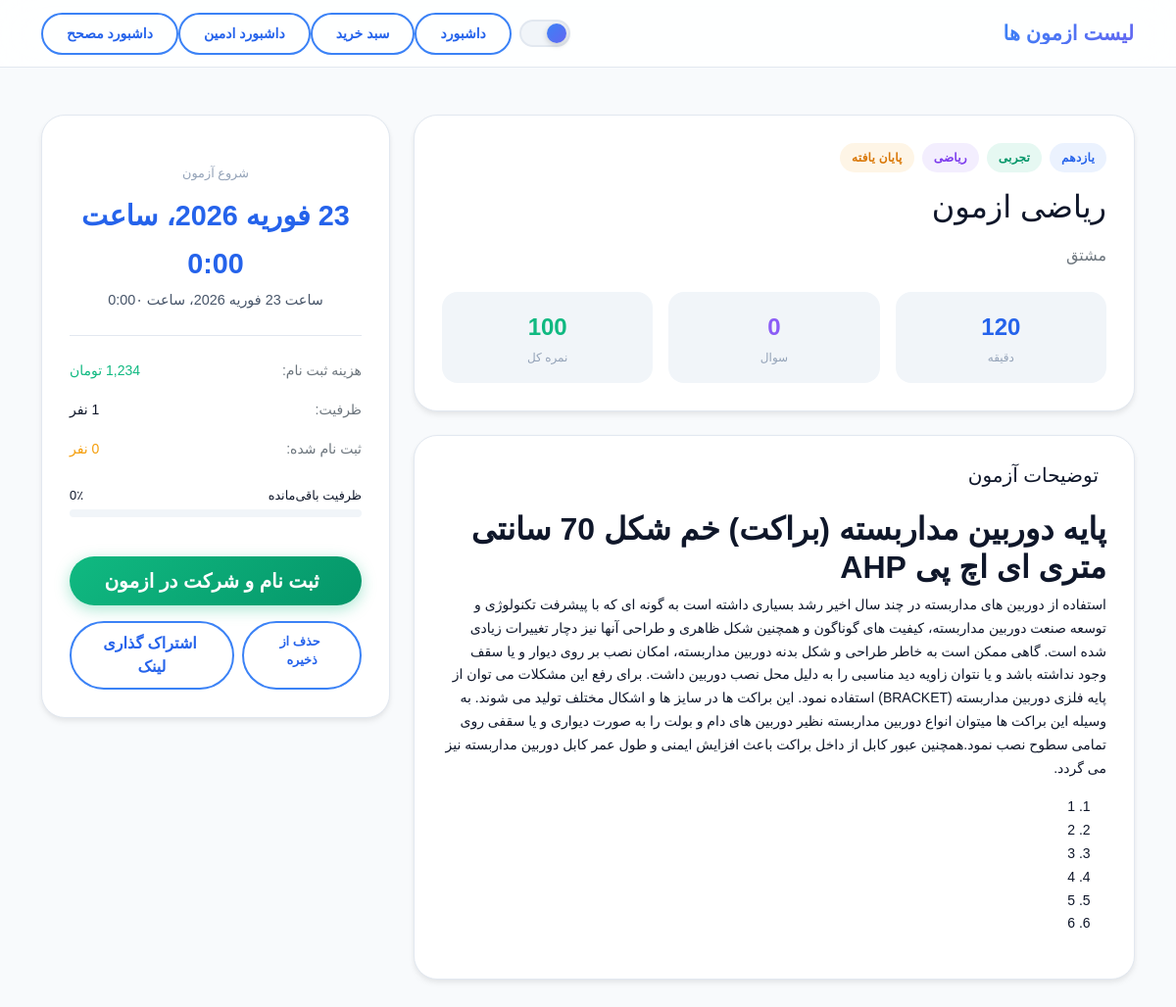
Screenshot of /quiz/1 (signed in) with the database file from the repository.
### quiz/models.py (models this page shows, shortened)
class Quiz(models.Model):
    class QuizStatus(models.TextChoices):
        ALL_STATUS = 'همه وضعیت ها ', 'همه وضعیت ها '
        WAITING_START = 'در انتظار شروع', 'در انتظار شروع'
        STARTED = 'شروع شده', 'شروع شده'
        WAITING_END = 'در انتظار پایان', 'در انتظار پایان'
        FINISHED = 'پایان یافته', 'پایان یافته'
        WAITING_CORRECTION = 'در انتظار تصحیح', 'در انتظار تصحیح'
        CORRECTED = 'تصحیح شده', 'تصحیح شده'
        RESULTS_PUBLISHED = 'اعلام نتایج', 'اعلام نتایج'
        DEACTIVATED = 'غیرفعال', 'غیرفعال'
        CANCELED = 'کنسل شده', 'کنسل شده'
    name = models.CharField(verbose_name='عنوان', max_length=255 )
    section = models.CharField(verbose_name='مبحث', max_length=255 )
    province =  models.CharField(max_length=255, verbose_name=' نام استان محل برگذاری')
    city =  models.CharField(max_length=255, verbose_name='نام شهر محل برگذاری')
    type_of_quiz =  models.CharField(max_length=255, verbose_name='محل و نحوه برگذاری')
    price = models.PositiveBigIntegerField(default=0, verbose_name='هزینه')
    corrected_price = models.PositiveBigIntegerField(default=0, verbose_name='هزینه تصحیح به ازای هر پاسخ نامه')
    time_minutes = models.PositiveIntegerField(default=0, verbose_name='(دقیقه) تایمر')
    create_at = models.DateTimeField(auto_now_add=True, verbose_name='زمان ساخت')
    start_at = models.DateTimeField(verbose_name='زمان برگذاری')
    stop_at = models.DateTimeField(verbose_name='زمان پایان')
    last_enter = models.DateTimeField(verbose_name='اخرین زمان ورود')
    corrected_at = models.DateTimeField(verbose_name='زمان تصحیح', null=True, blank=True)
    max_score = models.PositiveSmallIntegerField(verbose_name='حداکثر نمره', default=100)
    score = models.PositiveSmallIntegerField(verbose_name='ضریب', default=1)
    capacity = models.PositiveSmallIntegerField(verbose_name='ظرفیت', default=1)
    filled_capacity = models.PositiveSmallIntegerField(verbose_name=' ظرفیت پر شده', default=0)
    is_online = models.BooleanField(default=True, verbose_name='انلاین')
    allow_return_to_questions = models.BooleanField(default=True, verbose_name='برگشتن به عقب')
    allow_to_edit_anwerd_by_sanatorium = models.BooleanField(default=True, verbose_name='اجازه به ویرایش پاسخ بعد از تصحصح توسط مصحح')
    change_the_order = models.BooleanField(default=True, verbose_name=' عوض کردن ترتیب سوالات')
    allow_to_edit_the_answered_questions = models.BooleanField(default=True, verbose_name='امکان ویرایش سوالات پاسخ داده شده')
    have_negetive_score = models.BooleanField(default=True, verbose_name='دارای نمره منفی')
    start_set_report = models.BooleanField(default=False, verbose_name='شروع به تصحیح')
    is_active = models.BooleanField(default=True, verbose_name='فعال')
    status = models.CharField(verbose_name='وضعیت', choices=QuizStatus, default=QuizStatus.WAITING_START, max_length=55, null=True, blank=True)
    student = models.ManyToManyField(User, null=True, blank=True, related_name='quiz_student', verbose_name='دانش اموز', db_index=True)
    sanatorium = models.ManyToManyField(User, related_name='quiz_sanatorium', verbose_name='مصحح', db_index=True)
    grade =  models.ForeignKey(GradeCategories, related_name='quiz', on_delete=models.PROTECT, verbose_name='پایه', db_index=True)
    major =  models.ForeignKey(MajorCategories, related_name='quiz', on_delete=models.PROTECT, verbose_name='رشته تحصیلی', db_index=True)
    lession =  models.ForeignKey(LessionCategories, related_name='quiz', on_delete=models.PROTECT, verbose_name='درس', db_index=True)
    description = CKEditor5Field()
    class Meta:
        ordering = ['-pk']
        verbose_name = 'ازمون'
        verbose_name_plural = 'ازمون ها'

class LessionCategories(models.Model):
    order = models.PositiveIntegerField(default=1, verbose_name='ترتیب')
    name = models.CharField( max_length=255, verbose_name='نام درس ')
    is_active = models.BooleanField(default=True, verbose_name='فعال')
    class Meta:
        ordering = ['-order']
        verbose_name = 'درس '
        verbose_name_plural = 'دروس'

### user/models.py (models this page shows, shortened)
class GradeCategories(models.Model):
    order = models.PositiveIntegerField(default=1, verbose_name='ترتیب')
    name = models.CharField( max_length=255, verbose_name='نام پایه')
    is_active = models.BooleanField(default=True, verbose_name='فعال')
    class Meta:
        ordering = ['-order']
        verbose_name = 'پایه'
        verbose_name_plural = 'پایه ها'

class MajorCategories(models.Model):
    order = models.PositiveIntegerField(default=1, verbose_name='ترتیب')
    name = models.CharField( max_length=255, verbose_name='نام رشته')
    is_active = models.BooleanField(default=True, verbose_name='فعال')
    class Meta:
        ordering = ['-order']
        verbose_name = 'رشته '
        verbose_name_plural = 'رشته ها'

### quiz/views.py (the view, shortened to what this page needs)
# urls.py: path('', views.QuizListDetailView.as_view(), name='list'),
class QuizListDetailView(ListView):
    template_name_list = 'main/exam/list.html'
    template_name_detail = 'main/exam/detail.html'
    context_object_name_list = 'items'
    context_object_name_Detail = 'item'
    paginate_by = 50
    def get_queryset(self):
        queryset = Quiz.objects.filter(is_active=True).prefetch_related('grade', 'major', 'lession')
        queryset = queryset.annotate(views_count=Count('views'), question_count=Count('questions'))
        pk = self.kwargs.get('pk')
        grade_category_id = self.kwargs.get('grade_category_id')
        lession_category_id = self.kwargs.get('lession_category_id')
        major_category_id = self.kwargs.get('major_category_id')
        if pk:
            queryset = queryset.filter(id=pk)
            try:
                ip, is_rout = get_client_ip(self.request)
                view = QuizView.objects.get_or_create(ip=ip, quiz_id=pk)
                if not view[1]:
                    view[0].count += 1
                    view[0].save()
                if view[0].count == 0:
                    view[0].count = 1
                    view[0].save()
            except Exception as e:
               print(self.__class__.__name__, e)
            if not queryset.exists() and queryset.count() != 1:
                raise Http404('obj not found')
            return  queryset.first()
        if grade_category_id:queryset=queryset.filter(grade__id=grade_category_id)
        if lession_category_id:queryset=queryset.filter(major__id=lession_category_id)
        if major_category_id:queryset=queryset.filter(lession__id=major_category_id)
        return  queryset.all()
    def get_template_names(self):
        pk = self.kwargs.get('pk')
        if pk :
            return self.template_name_detail
        return self.template_name_list
    def get_context_object_name(self, object_list):
        pk = self.kwargs.get('pk')
        if pk :
            return self.context_object_name_Detail
        return self.context_object_name_list
    def get_paginate_by(self, queryset):
        pk = self.kwargs.get('pk')
        if pk :
            return None
    def get_context_data(self, **kwargs):
        data = super().get_context_data(**kwargs)
        pk = self.kwargs.get('pk')
        if not pk :
            data['form'] = QuizSearchForm(self.request.GET or None)
        else :
            if self.request.user.is_authenticated:
                order = OrderDetail.objects.filter(
                    order__user=self.request.user,
                    quiz__pk=pk,
                ).filter(
                    Q(order__status=Order.OrderStatus.active) | Q(order__status=Order.OrderStatus.paid)
                )
                data['quiz_in_order'] = order.exists()
                data['order'] = order.first()
                data['order_status'] = Order.OrderStatus
            else:
                data['quiz_in_order'] = False
            data['now'] = now()
        return data

### order/templatetags/tdc.py (called while the page is built)
@register.filter
def tdc(value: int):
    if value is not None and value and value != "":
        return "{:,}".format(int(value))
    else:
        return 0

@register.filter
def percent(current: int, max_num:int):
    try:
        return int((current / max_num)*100)
    except Exception as E :
        return 100

### template/main/exam/detail.html (shortened to what this page needs)
{% extends "main/base/base.html" %}
{% load jalali_tags %}
{% load tdc %}
{% block content %}
<div class="page-section  active" id="page-exam-detail">
  <nav class="main-navbar">
    <div class="container">
      <div class="d-flex align-items-center justify-content-between w-100">
        <div class="d-flex align-items-center gap-3">
          <a class="btn p-0" style="color:var(--text-secondary);" href="{% url 'quiz:list' %}">
          <span class="navbar-brand-text">لیست ازمون ها</span></a>
        </div>
        <div class="d-flex align-items-center justify-content-between " >
          <div class="theme-toggle m-2" onclick="toggleTheme()">
          </div>
          {% if user.is_authenticated %}
            <a class="btn-outline-custom btn btn-sm" href="{% url 'dashboard:main' %}"  >داشبورد</a>
            <a class="btn-outline-custom btn btn-sm" href="{% url 'dashboard:order-list' %}"  >سبد خرید</a>
            {% if user.is_superuser  %}
              {% if user.type_of_user == 'S' or user.type_of_user == 'A' %}
                <a class="btn-outline-custom btn btn-sm" href="{% url 'admin-panel:main' %}" > داشبورد ادمین</a>
              {% endif %}
            {% endif %}
            {% if user.is_staff and user.type_of_user == 'S' %}
              <a class="btn-outline-custom btn btn-sm" href="{% url 'sanatorium:main' %}" > داشبورد مصحح</a>
            {% endif %}
          {% else %}
            <a class="btn-outline-custom btn btn-sm" href="{% url 'user:login' %}" >ورود</a>
            <a class="btn-primary-gradient btn btn-sm" href="{% url 'user:register' %}" >ثبت نام</a>
          {% endif %}
      </div>
      </div>
    </div>
  </nav>
  <div class="container py-5">
    <div class="row g-4">
      <div class="col-lg-8">
        <div class="card-custom mb-4">
          <div class="d-flex gap-2 mb-3">
                <span class="badge-custom badge-info">{{ item.grade.name }}</span>
                <span class="badge-custom badge-success">{{ item.major.name }}</span>
                <span class="badge-custom badge-purple">{{ item.lession.name }}</span>
                <span class="badge-custom badge-warning">{{ item.status }}</span>
          </div>
          <h2 class="fw-800 mb-3">{{ item.name }}</h2>
          <p class="text-secondary mb-4">{{ item.section }}</p>
          <div class="row g-3">
            <div class="col-4">
              <div style="background:var(--bg-secondary);border-radius:var(--radius-lg);padding:16px;text-align:center;">
                <div style="font-size:1.5rem;font-weight:800;color:var(--primary-600);">{{item.time_minutes}}</div>
                <div style="font-size:0.75rem;color:var(--text-muted);">دقیقه</div>
              </div>
            </div>
            <div class="col-4">
              <div style="background:var(--bg-secondary);border-radius:var(--radius-lg);padding:16px;text-align:center;">
                <div style="font-size:1.5rem;font-weight:800;color:var(--secondary-500);">{{item.question_count}}</div>
                <div style="font-size:0.75rem;color:var(--text-muted);">سوال</div>
              </div>
            </div>
            <div class="col-4">
              <div style="background:var(--bg-secondary);border-radius:var(--radius-lg);padding:16px;text-align:center;">
                <div style="font-size:1.5rem;font-weight:800;color:var(--accent-500);">{{ item.max_score }}</div>
                <div style="font-size:0.75rem;color:var(--text-muted);">نمره کل</div>
              </div>
            </div>
          </div>
        </div>
        <div class="card-custom mb-4">
          <h5 class="fw-700 mb-4">توضیحات آزمون</h5>
          <div class="row g-3">
            <div class="col-12">
              <div class="  align-items-center gap-2" style="font-size:0.875rem;">
              {{ item.description|safe }}
              </div>
            </div>
          </div>
        </div>
      </div>
      <div class="col-lg-4">
        <div class="card-custom sticky-top-sm">
          <div style="text-align:center;padding:20px 0 24px;border-bottom:1px solid var(--border-color);margin-bottom:24px;">
            <div style="font-size:0.8rem;color:var(--text-muted);margin-bottom:8px;">شروع آزمون</div>
            <div style="font-size:1.8rem;font-weight:900;color:var(--primary-600);">{{ item.start_at|to_jalali:'%Y/%m/%d ' }}</div>
            <div style="font-size:0.9rem;color:var(--text-secondary);">ساعت {{ item.start_at|to_jalali:'%H:%M' }}۰</div>
          </div>
          <div class="d-flex justify-content-between mb-3" style="font-size:0.875rem;">
            <span class="text-secondary">هزینه ثبت نام:</span>
            <span class="fw-700" style="color:var(--accent-500);">
                {% if item.price > 0 %}
                  {{item.price|tdc}}  تومان
                {% else %}
                   رایگان
                {% endif %}
            </span>
          </div>
          <div class="d-flex justify-content-between mb-3" style="font-size:0.875rem;">
            <span class="text-secondary">ظرفیت:</span>
            <span class="fw-700">{{item.capacity}} نفر</span>
          </div>
          <div class="d-flex justify-content-between mb-4" style="font-size:0.875rem;">
            <span class="text-secondary">ثبت نام شده:</span>
            <span class="fw-700" style="color:var(--warm-500);">{{item.filled_capacity}} نفر</span>
          </div>
          <div class="mb-3">
            <div class="d-flex justify-content-between mb-1" style="font-size:0.8rem;">
              <span>ظرفیت باقی‌مانده</span>
              <span>{{ item.filled_capacity|percent:item.capacity }}٪</span>
            </div>
            <div class="progress-custom"><div class="progress-fill warm" style="width: {{ item.filled_capacity|percent:item.capacity }}%;"></div></div>
          </div>
          {% if item and item.stop_at < now %}
            <a href="#" class="btn-purple-gradient btn w-100 btn-lg mt-4 mb-3" >
              <i class="bi bi-play-fill me-2"></i>  ازمون پایان یافت
            </a>
          {%  elif quiz.price > 0 %}
            <a href="{% url 'orders:add' pk=item.id %}" class="btn-success-gradient  btn w-100 btn-lg mt-4 mb-3" >
            <i class="bi bi-play-fill me-2"></i>  ورود به ازمون
          </a>
          {%  elif not quiz_in_order %}
            <a href="{% url 'orders:add' pk=item.id %}" class="btn-success-gradient  btn w-100 btn-lg mt-4 mb-3" >
                ثبت نام و شرکت در ازمون
            </a>
          {% endif %}
          <div class="d-flex gap-2">
            {% if item in user.favorate.quiz.all  %}
              <a href='{% url "quiz:remove-quiz-to-favorate" item.id  %}' class="btn-outline-custom btn flex-1" style="font-size:0.8rem;"> حذف از ذخیره</a>
            {% else %}
              <a href='{% url "quiz:add-quiz-to-favorate" item.id  %}' class="btn-outline-custom btn flex-1" style="font-size:0.8rem;"><i class="bi bi-heart me-1"></i> ذخیره</a>
            {% endif %}
            <button class="btn-outline-custom btn flex-1 share-btn" >  اشتراک گذاری لینک</button>
          </div>
        </div>
      </div>
    </div>
  </div>
</div>
{% endblock content %}

### rows the page displays
Quiz: grade.name "یازدهم", major.name "تجربی", lession.name "ریاضی", status "پایان یافته", name "ریاضی ازمون", section "مشتق", time_minutes "120", question_count "0", max_score "100", description "پایه دوربین مداربسته (براکت) خم شکل 70 سانتی متری ای اچ پی AHP استفاده از دوربین های مداربسته در چند سال اخیر رشد بسیاری داشته است به گونه ای که با پیشرفت تکنولوژی و توسعه صنعت دوربین مداربسته، کیفیت های گوناگون و همچنین شکل ظاهری و طراحی آنها نیز دچار تغییرات زیادی شده است. گاهی ممکن است به خاطر طراحی و شکل بدنه دوربین مداربسته، امکان نصب بر روی دیوار و یا سقف وجود نداشته باشد و یا نتوان زاویه دید مناسبی را به دلیل محل نصب دوربین داشت. برای رفع این مشکلات می توان از پایه فلزی دوربین مداربسته (BRACKET) استفاده نمود. این براکت ها در سایز ها و اشکال مختلف تولید می شوند. به وسیله این براکت ها میتوان انواع دوربین مداربسته نظیر دوربین های دام و بولت را به صورت دیواری و یا سقفی روی تمامی سطوح نصب…", start_at|to_jalali "23 فوریه 2026، ساعت 0:00", filled_capacity|percent "0"
